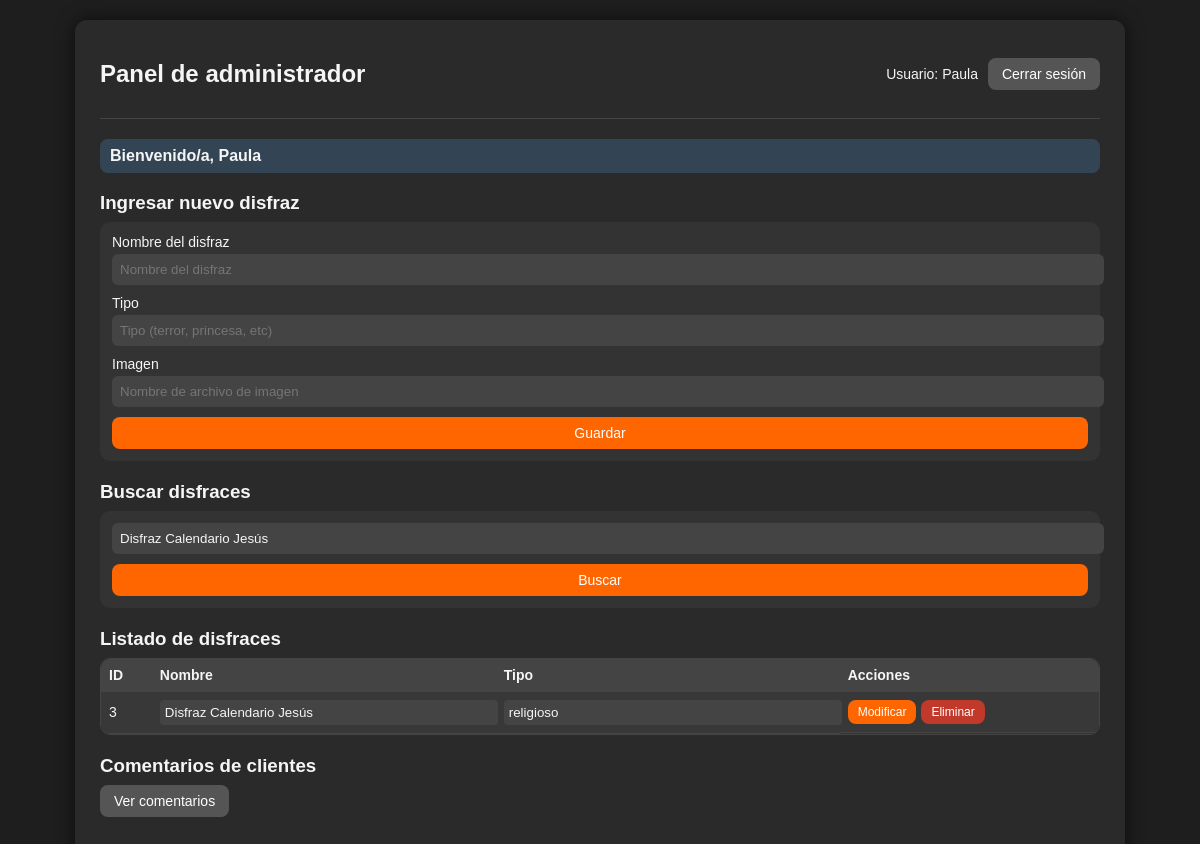
The page /php/admin.php?busqueda=Disfraz Calendario Jesús (signed in) on the database its author committed.
### tables this page shows
CREATE TABLE `disfraces` (
  `id_disfraces` int(11) NOT NULL,
  `nombre_disfraz` varchar(100) NOT NULL,
  `tipo` varchar(100) NOT NULL,
  `imagen` varchar(200) NOT NULL
);

### php/admin.php (the view, shortened to what this page needs)
<?php
$nombreUsuario = $_SESSION['nombre'];
if (isset($_SESSION['saludo'])) {
    $saludo = $_SESSION['saludo'];
} else {
    $saludo = "";
}
$conexion = mysqli_connect("localhost", "root", "", "alquiler_disfraces");
if (isset($_GET['busqueda'])) {
    $busqueda = $_GET['busqueda'];
} else {
    $busqueda = "";
}
$sqlDisfraces = "SELECT * FROM disfraces";
if ($busqueda !== '') {
    $sqlDisfraces .= " WHERE nombre_disfraz LIKE '%$busqueda%' OR tipo LIKE '%$busqueda%'";
}
$resultDisfraces = mysqli_query($conexion, $sqlDisfraces);
?>
<!DOCTYPE html>
<html lang="es">
<head>
</head>
<body>
    <div class="admin-contenedor">
        <header class="admin-encabezado">
            <h2>Panel de administrador</h2>
            <div class="admin-usuario">
                <span>Usuario: <?php echo $nombreUsuario; ?></span>
                <a class="btn btn-secundario" href="cerrarsesion.php">Cerrar sesión</a>
            </div>
        </header>
        <main>
            <?php
            if ($saludo) {
                echo "<p class='admin-saludo'><strong>$saludo</strong></p>";
            }
            ?>
            <section class="admin-seccion">
                <h3>Ingresar nuevo disfraz</h3>
                <form method="post" class="admin-form">
                    <label>
                        Nombre del disfraz
                        <input type="text" name="nombre_disfraz" placeholder="Nombre del disfraz" required>
                    </label>
                    <label>
                        Tipo
                        <input type="text" name="tipo" placeholder="Tipo (terror, princesa, etc)" required>
                    </label>
                    <label>
                        Imagen
                        <input type="text" name="imagen" placeholder="Nombre de archivo de imagen" required>
                    </label>
                    <input class="btn btn-primario" type="submit" value="Guardar">
                </form>
            </section>
            <section class="admin-seccion">
                <h3>Buscar disfraces</h3>
                <form method="get" class="busqueda-form">
                    <input type="text" name="busqueda" placeholder="Ingrese nombre o tipo" value="<?php echo $busqueda; ?>">
                    <input class="btn btn-primario" type="submit" value="Buscar">
                </form>
            </section>
            <section class="admin-seccion">
                <h3>Listado de disfraces</h3>
                <div class="tabla-contenedor">
                    <table>
                        <tr>
                            <th>ID</th>
                            <th>Nombre</th>
                            <th>Tipo</th>
                            <th>Acciones</th>
                        </tr>
                        <?php while ($fila = mysqli_fetch_assoc($resultDisfraces)) { ?>
                            <tr>
                                <form method="post">
                                    <td><?php echo $fila['id_disfraces']; ?></td>
                                    <td>
                                        <input type="text" name="nombre_disfraz" value="<?php echo $fila['nombre_disfraz']; ?>">
                                    </td>
                                    <td>
                                        <input type="text" name="tipo" value="<?php echo $fila['tipo']; ?>">
                                    </td>
                                    <td class="celda-acciones">
                                        <button class="btn btn-chico btn-primario" type="submit" name="accion" value="modificar">Modificar</button>
                                        <button class="btn btn-chico btn-peligro" type="submit" name="accion" value="eliminar" onclick="return confirm('¿Eliminar este disfraz?');">Eliminar</button>
                                    </td>
                                </form>
                            </tr>
                        <?php } ?>
                    </table>
                </div>
            </section>
            <section class="admin-seccion">
                <h3>Comentarios de clientes</h3>
                <form action="ver_comentarios.php" method="get">
                    <button class="btn btn-secundario" type="submit">Ver comentarios</button>
                </form>
            </section>
        </main>
    </div>
</body>
</html>

### php/admin.php (style rules this page uses)
body { margin: 0; padding: 0; background: #1e1e1e; font-family: Arial, sans-serif; color: #f5f5f5; }
.admin-contenedor { max-width: 1000px; margin: 20px auto; background: #2a2a2a; border-radius: 12px; padding: 20px 25px 30px; box-shadow: 0 0 18px rgba(0,0,0,0.6); }
.admin-encabezado { display: flex; justify-content: space-between; align-items: center; border-bottom: 1px solid #444; padding-bottom: 10px; margin-bottom: 20px; }
.admin-usuario { display: flex; gap: 10px; align-items: center; font-size: 14px; }
.admin-saludo { background: #345; padding: 8px 10px; border-radius: 8px; margin-bottom: 10px; }
.admin-seccion { margin-bottom: 20px; }
.admin-seccion h3 { margin-bottom: 8px; }
.admin-form, .busqueda-form { background: #333; padding: 12px; border-radius: 10px; display: flex; flex-direction: column; gap: 10px; }
.admin-form label { display: flex; flex-direction: column; align-items: flex-start; font-size: 14px; gap: 4px; }
.admin-form input[type="text"], .busqueda-form input[type="text"] { width: 100%; padding: 8px; border-radius: 6px; border: none; background: #444; color: #f5f5f5; }
.btn { display: inline-block; padding: 8px 14px; border-radius: 8px; border: none; cursor: pointer; font-size: 14px; text-decoration: none; text-align: center; }
.btn-primario { background: #ff6600; color: #fff; }
.btn-secundario { background: #555; color: #fff; }
.btn-peligro { background: #c0392b; color: #fff; }
.btn-chico { padding: 5px 10px; font-size: 12px; }
.tabla-contenedor { max-height: 400px; overflow-y: auto; border-radius: 10px; border: 1px solid #444; }
table { width: 100%; border-collapse: collapse; background: #333; }
table th, table td { padding: 8px; border-bottom: 1px solid #444; text-align: left; font-size: 14px; }
table th { background: #444; font-weight: bold; }
table tr:nth-child(even) { background: #383838; }
table input[type="text"] { width: 100%; padding: 5px; border-radius: 4px; border: none; background: #444; color: #f5f5f5; }
.celda-acciones { display: flex; gap: 5px; }

### rows shown on the page
disfraces: id_disfraces "3", nombre_disfraz "Disfraz Calendario Jesús", tipo "religioso"

### other values the page prints
$nombreUsuario "Paula"
$saludo "Bienvenido/a, Paula"
